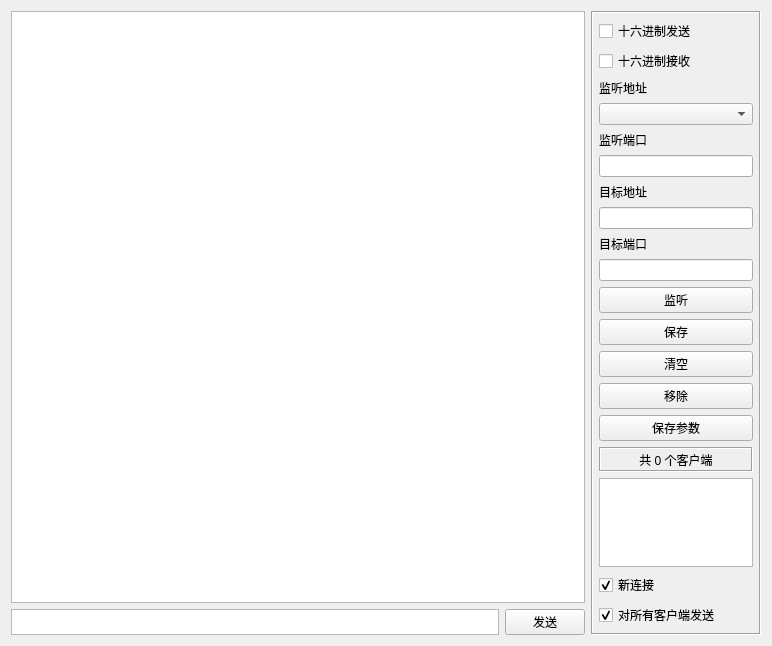
<?xml version="1.0" encoding="UTF-8"?>
<ui version="4.0">
 <class>UdpServer</class>
 <widget class="QWidget" name="UdpServer">
  <property name="geometry">
   <rect>
    <x>0</x>
    <y>0</y>
    <width>772</width>
    <height>646</height>
   </rect>
  </property>
  <property name="windowTitle">
   <string>Form</string>
  </property>
  <layout class="QGridLayout" name="gridLayout">
   <item row="0" column="0" colspan="2">
    <widget class="QTextEdit" name="txtMain">
     <property name="readOnly">
      <bool>true</bool>
     </property>
    </widget>
   </item>
   <item row="0" column="2" rowspan="2">
    <widget class="QFrame" name="frame">
     <property name="minimumSize">
      <size>
       <width>170</width>
       <height>0</height>
      </size>
     </property>
     <property name="maximumSize">
      <size>
       <width>170</width>
       <height>16777215</height>
      </size>
     </property>
     <property name="frameShape">
      <enum>QFrame::Box</enum>
     </property>
     <property name="frameShadow">
      <enum>QFrame::Sunken</enum>
     </property>
     <layout class="QVBoxLayout" name="verticalLayout">
      <property name="leftMargin">
       <number>6</number>
      </property>
      <property name="topMargin">
       <number>6</number>
      </property>
      <property name="rightMargin">
       <number>6</number>
      </property>
      <property name="bottomMargin">
       <number>6</number>
      </property>
      <item>
       <widget class="QCheckBox" name="ckhexsend">
        <property name="text">
         <string>十六进制发送</string>
        </property>
       </widget>
      </item>
      <item>
       <widget class="QCheckBox" name="ckhexread">
        <property name="text">
         <string>十六进制接收</string>
        </property>
       </widget>
      </item>
      <item>
       <widget class="QLabel" name="labListenIP">
        <property name="text">
         <string>监听地址</string>
        </property>
       </widget>
      </item>
      <item>
       <widget class="QComboBox" name="ipcbox"/>
      </item>
      <item>
       <widget class="QLabel" name="labListenPort">
        <property name="text">
         <string>监听端口</string>
        </property>
       </widget>
      </item>
      <item>
       <widget class="QLineEdit" name="port"/>
      </item>
      <item>
       <widget class="QLabel" name="label">
        <property name="text">
         <string>目标地址</string>
        </property>
       </widget>
      </item>
      <item>
       <widget class="QLineEdit" name="targetAddr"/>
      </item>
      <item>
       <widget class="QLabel" name="label_2">
        <property name="text">
         <string>目标端口</string>
        </property>
       </widget>
      </item>
      <item>
       <widget class="QLineEdit" name="targetPort"/>
      </item>
      <item>
       <widget class="QPushButton" name="btnListen">
        <property name="text">
         <string>监听</string>
        </property>
       </widget>
      </item>
      <item>
       <widget class="QPushButton" name="btnSave">
        <property name="text">
         <string>保存</string>
        </property>
       </widget>
      </item>
      <item>
       <widget class="QPushButton" name="btnClear">
        <property name="text">
         <string>清空</string>
        </property>
       </widget>
      </item>
      <item>
       <widget class="QPushButton" name="btnRemove">
        <property name="text">
         <string>移除</string>
        </property>
       </widget>
      </item>
      <item>
       <widget class="QPushButton" name="saveconfigbtn">
        <property name="text">
         <string>保存参数</string>
        </property>
       </widget>
      </item>
      <item>
       <widget class="QLabel" name="labCount">
        <property name="minimumSize">
         <size>
          <width>0</width>
          <height>25</height>
         </size>
        </property>
        <property name="frameShape">
         <enum>QFrame::Box</enum>
        </property>
        <property name="frameShadow">
         <enum>QFrame::Sunken</enum>
        </property>
        <property name="text">
         <string>共 0 个客户端</string>
        </property>
        <property name="alignment">
         <set>Qt::AlignCenter</set>
        </property>
       </widget>
      </item>
      <item>
       <widget class="QListWidget" name="listWidget"/>
      </item>
      <item>
       <widget class="QCheckBox" name="cknew">
        <property name="text">
         <string>新连接</string>
        </property>
        <property name="checked">
         <bool>true</bool>
        </property>
       </widget>
      </item>
      <item>
       <widget class="QCheckBox" name="ckSelectAll">
        <property name="text">
         <string>对所有客户端发送</string>
        </property>
        <property name="checked">
         <bool>true</bool>
        </property>
       </widget>
      </item>
     </layout>
    </widget>
   </item>
   <item row="1" column="0">
    <widget class="QTextEdit" name="textEdit">
     <property name="sizePolicy">
      <sizepolicy hsizetype="Expanding" vsizetype="Ignored">
       <horstretch>0</horstretch>
       <verstretch>0</verstretch>
      </sizepolicy>
     </property>
    </widget>
   </item>
   <item row="1" column="1">
    <widget class="QPushButton" name="btnSend">
     <property name="minimumSize">
      <size>
       <width>80</width>
       <height>0</height>
      </size>
     </property>
     <property name="maximumSize">
      <size>
       <width>80</width>
       <height>16777215</height>
      </size>
     </property>
     <property name="text">
      <string>发送</string>
     </property>
    </widget>
   </item>
  </layout>
 </widget>
 <resources/>
 <connections/>
</ui>
